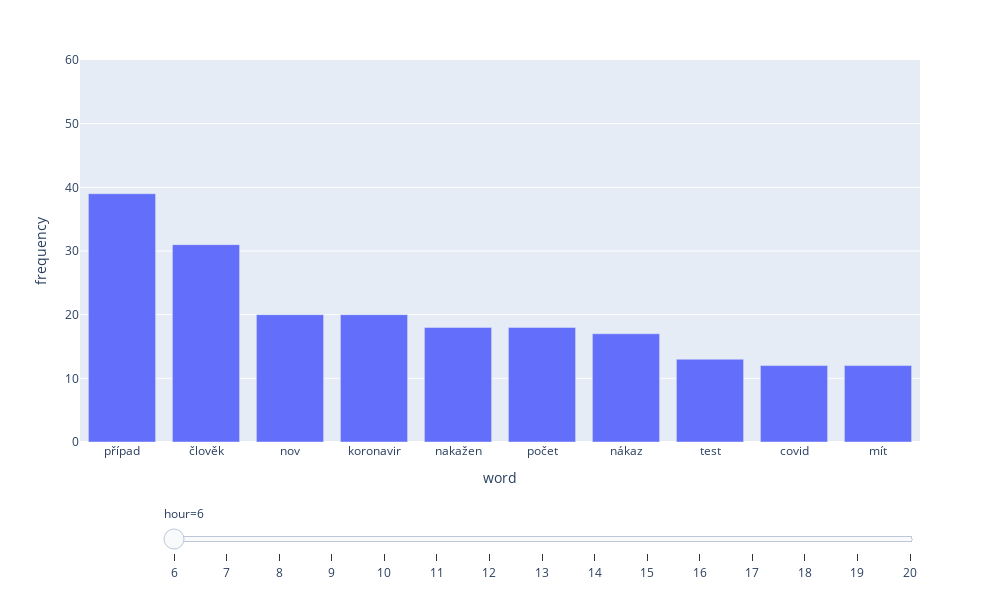

Notebook code cell kept with this figure:
### Code cell
viz.hourly_words_barplot(hourly_df, y_range=[0, 60])

### Figure 1 — Plotly figure (JSON) as saved in the notebook; plotly's stock layout.template omitted (floating-point values rounded to 4 significant figures)
{"data": [{"alignmentgroup": "True", "hovertemplate": "hour=6<br>word=%{x}<br>frequency=%{y}<extra></extra>", "legendgroup": "", "marker": {"color": "#636efa", "pattern": {"shape": ""}}, "name": "", "offsetgroup": "", "orientation": "v", "showlegend": false, "textposition": "auto", "type": "bar", "x": ["případ", "člověk", "nov", "koronavir", "nakažen", "počet", "nákaz", "test", "covid", "mít"], "xaxis": "x", "y": [39, 31, 20, 20, 18, 18, 17, 13, 12, 12], "yaxis": "y"}], "layout": {"barmode": "relative", "height": 600, "legend": {"tracegroupgap": 0}, "margin": {"t": 60}, "sliders": [{"active": 0, "currentvalue": {"prefix": "hour="}, "len": 0.9, "pad": {"b": 10, "t": 60}, "steps": [{"args": [["6"], {"frame": {"duration": 0, "redraw": true}, "fromcurrent": true, "mode": "immediate", "transition": {"duration": 0, "easing": "linear"}}], "label": "6", "method": "animate"}, {"args": [["7"], {"frame": {"duration": 0, "redraw": true}, "fromcurrent": true, "mode": "immediate", "transition": {"duration": 0, "easing": "linear"}}], "label": "7", "method": "animate"}, {"args": [["8"], {"frame": {"duration": 0, "redraw": true}, "fromcurrent": true, "mode": "immediate", "transition": {"duration": 0, "easing": "linear"}}], "label": "8", "method": "animate"}, {"args": [["9"], {"frame": {"duration": 0, "redraw": true}, "fromcurrent": true, "mode": "immediate", "transition": {"duration": 0, "easing": "linear"}}], "label": "9", "method": "animate"}, {"args": [["10"], {"frame": {"duration": 0, "redraw": true}, "fromcurrent": true, "mode": "immediate", "transition": {"duration": 0, "easing": "linear"}}], "label": "10", "method": "animate"}, {"args": [["11"], {"frame": {"duration": 0, "redraw": true}, "fromcurrent": true, "mode": "immediate", "transition": {"duration": 0, "easing": "linear"}}], "label": "11", "method": "animate"}, {"args": [["12"], {"frame": {"duration": 0, "redraw": true}, "fromcurrent": true, "mode": "immediate", "transition": {"duration": 0, "easing": "linear"}}], "label": "12", "method": "animate"}, {"args": [["13"], {"frame": {"duration": 0, "redraw": true}, "fromcurrent": true, "mode": "immediate", "transition": {"duration": 0, "easing": "linear"}}], "label": "13", "method": "animate"}, {"args": [["14"], {"frame": {"duration": 0, "redraw": true}, "fromcurrent": true, "mode": "immediate", "transition": {"duration": 0, "easing": "linear"}}], "label": "14", "method": "animate"}, {"args": [["15"], {"frame": {"duration": 0, "redraw": true}, "fromcurrent": true, "mode": "immediate", "transition": {"duration": 0, "easing": "linear"}}], "label": "15", "method": "animate"}, {"args": [["16"], {"frame": {"duration": 0, "redraw": true}, "fromcurrent": true, "mode": "immediate", "transition": {"duration": 0, "easing": "linear"}}], "label": "16", "method": "animate"}, {"args": [["17"], {"frame": {"duration": 0, "redraw": true}, "fromcurrent": true, "mode": "immediate", "transition": {"duration": 0, "easing": "linear"}}], "label": "17", "method": "animate"}, {"args": [["18"], {"frame": {"duration": 0, "redraw": true}, "fromcurrent": true, "mode": "immediate", "transition": {"duration": 0, "easing": "linear"}}], "label": "18", "method": "animate"}, {"args": [["19"], {"frame": {"duration": 0, "redraw": true}, "fromcurrent": true, "mode": "immediate", "transition": {"duration": 0, "easing": "linear"}}], "label": "19", "method": "animate"}, {"args": [["20"], {"frame": {"duration": 0, "redraw": true}, "fromcurrent": true, "mode": "immediate", "transition": {"duration": 0, "easing": "linear"}}], "label": "20", "method": "animate"}], "x": 0.1, "xanchor": "left", "y": 0, "yanchor": "top"}], "width": 1000, "xaxis": {"anchor": "y", "domain": [0, 1], "title": {"text": "word"}}, "yaxis": {"anchor": "x", "domain": [0, 1], "range": [0, 60], "title": {"text": "frequency"}}}}
